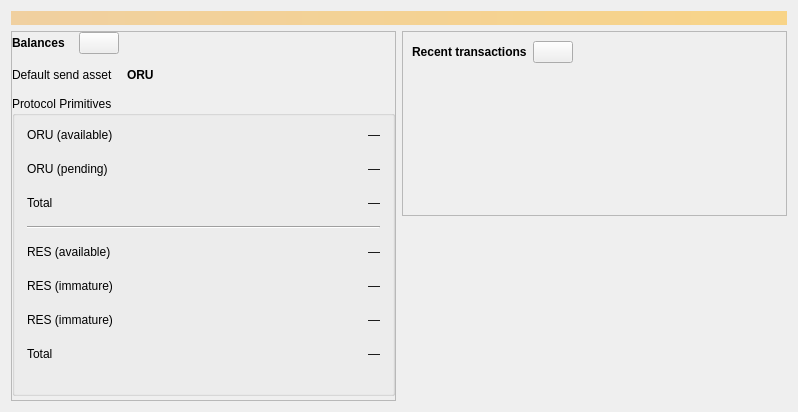
<?xml version="1.0" encoding="UTF-8"?>
<ui version="4.0">
 <class>OverviewPage</class>
 <widget class="QWidget" name="OverviewPage">
  <property name="geometry">
   <rect>
    <x>0</x>
    <y>0</y>
    <width>798</width>
    <height>318</height>
   </rect>
  </property>
  <property name="windowTitle">
   <string>Form</string>
  </property>
  <layout class="QVBoxLayout" name="topLayout">
   <item>
    <widget class="QLabel" name="labelAlerts">
     <property name="visible">
      <bool>false</bool>
     </property>
     <property name="styleSheet">
      <string notr="true">QLabel { background-color: qlineargradient(x1: 0, y1: 0, x2: 1, y2: 0, stop:0 #F0D0A0, stop:1 #F8D488); color:#000000; }</string>
     </property>
     <property name="wordWrap">
      <bool>true</bool>
     </property>
     <property name="margin">
      <number>3</number>
     </property>
     <property name="textInteractionFlags">
      <set>Qt::TextSelectableByMouse</set>
     </property>
    </widget>
   </item>
   <item>
    <layout class="QHBoxLayout" name="horizontalLayout" stretch="1,1">
     <item>
      <layout class="QVBoxLayout" name="verticalLayout_2">
       <item>
        <widget class="QFrame" name="frame">
         <property name="frameShape">
          <enum>QFrame::StyledPanel</enum>
         </property>
         <property name="frameShadow">
          <enum>QFrame::Raised</enum>
         </property>
         <layout class="QVBoxLayout" name="verticalLayout_4">
          <property name="spacing">
           <number>14</number>
          </property>
          <property name="leftMargin">
           <number>0</number>
          </property>
          <property name="topMargin">
           <number>0</number>
          </property>
          <property name="rightMargin">
           <number>0</number>
          </property>
          <property name="bottomMargin">
           <number>4</number>
          </property>
          <item>
           <layout class="QHBoxLayout" name="horizontalLayout_4">
            <item>
             <widget class="QLabel" name="label_5">
              <property name="font">
               <font>
                <weight>75</weight>
                <bold>true</bold>
               </font>
              </property>
              <property name="text">
               <string>Balances</string>
              </property>
             </widget>
            </item>
            <item>
             <widget class="QPushButton" name="labelWalletStatus">
              <property name="enabled">
               <bool>true</bool>
              </property>
              <property name="maximumSize">
               <size>
                <width>45</width>
                <height>16777215</height>
               </size>
              </property>
              <property name="toolTip">
               <string>The displayed information may be out of date. Your wallet automatically synchronizes with the Rigor network after a connection is established, but this process has not completed yet.</string>
              </property>
              <property name="text">
               <string/>
              </property>
              <property name="icon">
               <iconset resource="../rigor.qrc">
                <normaloff>:/icons/warning</normaloff>
                <disabledoff>:/icons/warning</disabledoff>:/icons/warning</iconset>
              </property>
              <property name="iconSize">
               <size>
                <width>24</width>
                <height>24</height>
               </size>
              </property>
             </widget>
            </item>
            <item>
             <spacer name="horizontalSpacer_3">
              <property name="orientation">
               <enum>Qt::Horizontal</enum>
              </property>
              <property name="sizeHint" stdset="0">
               <size>
                <width>40</width>
                <height>20</height>
               </size>
              </property>
             </spacer>
            </item>
           </layout>
          </item>
          <item>
           <layout class="QHBoxLayout" name="horizontalLayoutDefaultAsset">
            <item>
             <widget class="QLabel" name="labelDefaultSendAssetTitle">
              <property name="text">
               <string>Default send asset</string>
              </property>
             </widget>
            </item>
            <item>
             <widget class="QLabel" name="labelDefaultSendAsset">
              <property name="font">
               <font>
                <weight>75</weight>
                <bold>true</bold>
               </font>
              </property>
              <property name="text">
               <string notr="true">ORU</string>
              </property>
             </widget>
            </item>
            <item>
             <spacer name="horizontalSpacerDefaultAsset">
              <property name="orientation">
               <enum>Qt::Horizontal</enum>
              </property>
              <property name="sizeHint" stdset="0">
               <size>
                <width>40</width>
                <height>12</height>
               </size>
              </property>
             </spacer>
            </item>
           </layout>
          </item>
          <item>
           <widget class="QGroupBox" name="groupDualAssets">
            <property name="minimumSize">
             <size>
              <width>0</width>
              <height>300</height>
             </size>
            </property>
            <property name="title">
             <string>Protocol Primitives</string>
            </property>
            <layout class="QGridLayout" name="gridLayoutDualAssets">
             <property name="leftMargin">
              <number>12</number>
             </property>
             <property name="topMargin">
              <number>8</number>
             </property>
             <property name="rightMargin">
              <number>12</number>
             </property>
             <property name="bottomMargin">
              <number>28</number>
             </property>
             <property name="horizontalSpacing">
              <number>16</number>
             </property>
             <property name="verticalSpacing">
              <number>12</number>
             </property>
             <item row="0" column="0">
              <widget class="QLabel" name="labelOruAvailTitle">
               <property name="text">
                <string>ORU (available)</string>
               </property>
              </widget>
             </item>
             <item row="0" column="1">
              <widget class="QLabel" name="labelOruAvail">
               <property name="alignment">
                <set>Qt::AlignRight|Qt::AlignTrailing|Qt::AlignVCenter</set>
               </property>
               <property name="text">
                <string notr="true">—</string>
               </property>
              </widget>
             </item>
             <item row="1" column="0">
              <widget class="QLabel" name="labelOruPendingTitle">
               <property name="text">
                <string>ORU (pending)</string>
               </property>
              </widget>
             </item>
             <item row="1" column="1">
              <widget class="QLabel" name="labelOruPending">
               <property name="alignment">
                <set>Qt::AlignRight|Qt::AlignTrailing|Qt::AlignVCenter</set>
               </property>
               <property name="text">
                <string notr="true">—</string>
               </property>
              </widget>
             </item>
             <item row="2" column="0">
              <widget class="QLabel" name="labelOruTotalTitle">
               <property name="text">
                <string>Total</string>
               </property>
              </widget>
             </item>
             <item row="2" column="1">
              <widget class="QLabel" name="labelOruTotal">
               <property name="alignment">
                <set>Qt::AlignRight|Qt::AlignTrailing|Qt::AlignVCenter</set>
               </property>
               <property name="text">
                <string notr="true">—</string>
               </property>
              </widget>
             </item>
             <item row="3" column="0" colspan="2">
              <widget class="Line" name="lineDualAssetSeparator">
               <property name="orientation">
                <enum>Qt::Horizontal</enum>
               </property>
              </widget>
             </item>
             <item row="4" column="0">
              <widget class="QLabel" name="labelResAvailTitle">
               <property name="text">
                <string>RES (available)</string>
               </property>
              </widget>
             </item>
             <item row="4" column="1">
              <widget class="QLabel" name="labelResAvail">
               <property name="alignment">
                <set>Qt::AlignRight|Qt::AlignTrailing|Qt::AlignVCenter</set>
               </property>
               <property name="text">
                <string notr="true">—</string>
               </property>
              </widget>
             </item>
             <item row="5" column="0">
              <widget class="QLabel" name="labelResPendingTitle">
               <property name="text">
                <string>RES (immature)</string>
               </property>
              </widget>
             </item>
             <item row="5" column="1">
              <widget class="QLabel" name="labelResPending">
               <property name="alignment">
                <set>Qt::AlignRight|Qt::AlignTrailing|Qt::AlignVCenter</set>
               </property>
               <property name="text">
                <string notr="true">—</string>
               </property>
              </widget>
             </item>
             <item row="6" column="0">
              <widget class="QLabel" name="labelResImmatureTitle">
               <property name="text">
                <string>RES (immature)</string>
               </property>
              </widget>
             </item>
             <item row="6" column="1">
              <widget class="QLabel" name="labelResImmature">
               <property name="alignment">
                <set>Qt::AlignRight|Qt::AlignTrailing|Qt::AlignVCenter</set>
               </property>
               <property name="text">
                <string notr="true">—</string>
               </property>
              </widget>
             </item>
             <item row="7" column="0">
              <widget class="QLabel" name="labelResTotalTitle">
               <property name="text">
                <string>Total</string>
               </property>
              </widget>
             </item>
             <item row="7" column="1">
              <widget class="QLabel" name="labelResTotal">
               <property name="alignment">
                <set>Qt::AlignRight|Qt::AlignTrailing|Qt::AlignVCenter</set>
               </property>
               <property name="text">
                <string notr="true">—</string>
               </property>
              </widget>
             </item>
            </layout>
           </widget>
          </item>
         </layout>
        </widget>
       </item>
       <item>
        <spacer name="verticalSpacer">
         <property name="orientation">
          <enum>Qt::Vertical</enum>
         </property>
         <property name="sizeHint" stdset="0">
          <size>
           <width>20</width>
           <height>40</height>
          </size>
         </property>
        </spacer>
       </item>
      </layout>
     </item>
     <item>
      <layout class="QVBoxLayout" name="verticalLayout_3">
       <item>
        <widget class="QFrame" name="frame_2">
         <property name="frameShape">
          <enum>QFrame::StyledPanel</enum>
         </property>
         <property name="frameShadow">
          <enum>QFrame::Raised</enum>
         </property>
         <layout class="QVBoxLayout" name="verticalLayout">
          <item>
           <layout class="QHBoxLayout" name="horizontalLayout_2">
            <item>
             <widget class="QLabel" name="label_4">
              <property name="font">
               <font>
                <weight>75</weight>
                <bold>true</bold>
               </font>
              </property>
              <property name="text">
               <string>Recent transactions</string>
              </property>
             </widget>
            </item>
            <item>
             <widget class="QPushButton" name="labelTransactionsStatus">
              <property name="enabled">
               <bool>true</bool>
              </property>
              <property name="maximumSize">
               <size>
                <width>45</width>
                <height>16777215</height>
               </size>
              </property>
              <property name="toolTip">
               <string>The displayed information may be out of date. Your wallet automatically synchronizes with the Rigor network after a connection is established, but this process has not completed yet.</string>
              </property>
              <property name="text">
               <string/>
              </property>
              <property name="icon">
               <iconset resource="../rigor.qrc">
                <normaloff>:/icons/warning</normaloff>
                <disabledoff>:/icons/warning</disabledoff>:/icons/warning</iconset>
              </property>
              <property name="iconSize">
               <size>
                <width>24</width>
                <height>24</height>
               </size>
              </property>
             </widget>
            </item>
            <item>
             <spacer name="horizontalSpacer">
              <property name="orientation">
               <enum>Qt::Horizontal</enum>
              </property>
              <property name="sizeHint" stdset="0">
               <size>
                <width>40</width>
                <height>20</height>
               </size>
              </property>
             </spacer>
            </item>
           </layout>
          </item>
          <item>
           <widget class="TransactionOverviewWidget" name="listTransactions">
            <property name="styleSheet">
             <string notr="true">QListView { background: transparent; }</string>
            </property>
            <property name="frameShape">
             <enum>QFrame::NoFrame</enum>
            </property>
            <property name="verticalScrollBarPolicy">
             <enum>Qt::ScrollBarAlwaysOff</enum>
            </property>
            <property name="horizontalScrollBarPolicy">
             <enum>Qt::ScrollBarAlwaysOff</enum>
            </property>
            <property name="sizeAdjustPolicy">
             <enum>QAbstractScrollArea::AdjustToContents</enum>
            </property>
            <property name="selectionMode">
             <enum>QAbstractItemView::NoSelection</enum>
            </property>
            <property name="uniformItemSizes">
             <bool>true</bool>
            </property>
           </widget>
          </item>
         </layout>
        </widget>
       </item>
       <item>
        <spacer name="verticalSpacer_2">
         <property name="orientation">
          <enum>Qt::Vertical</enum>
         </property>
         <property name="sizeHint" stdset="0">
          <size>
           <width>20</width>
           <height>40</height>
          </size>
         </property>
        </spacer>
       </item>
      </layout>
     </item>
    </layout>
   </item>
  </layout>
 </widget>
 <customwidgets>
  <customwidget>
   <class>TransactionOverviewWidget</class>
   <extends>QListView</extends>
   <header>qt/transactionoverviewwidget.h</header>
  </customwidget>
  <customwidget>
   <class>BitcoinAmountField</class>
   <extends>QLineEdit</extends>
   <header>qt/bitcoinamountfield.h</header>
   <container>1</container>
  </customwidget>
 </customwidgets>
 <resources/>
 <connections/>
</ui>
